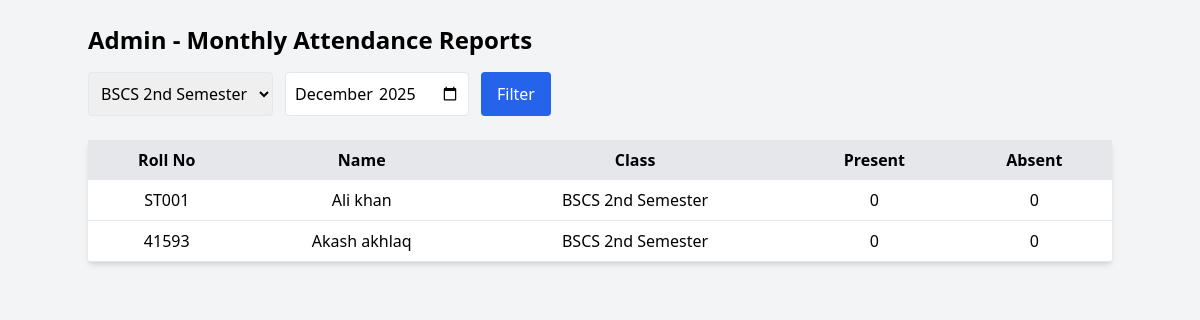
The app's page /attendance_system/Admin/monthly_reports.php?class_id=2 (signed in) with its own data.
### tables this page shows
CREATE TABLE `students` (
  `id` int(11) NOT NULL,
  `roll_no` varchar(50) DEFAULT NULL,
  `password` varchar(255) NOT NULL,
  `name` varchar(100) DEFAULT NULL,
  `class_id` int(11) DEFAULT NULL,
  `status` tinyint(4) DEFAULT 1,
  `reset_token` varchar(255) DEFAULT NULL,
  `token_expiry` datetime DEFAULT NULL
);

CREATE TABLE `classes` (
  `id` int(11) NOT NULL,
  `class_name` varchar(50) DEFAULT NULL
);

### attendance_system/Admin/monthly_reports.php (the view, shortened to what this page needs)
<?php
include "../db.php";
$month = $_GET['month'] ?? date('m');
$year  = $_GET['year'] ?? date('Y');
$class_id = $_GET['class_id'] ?? '';
$classes = mysqli_query($conn, "SELECT * FROM classes");
$students = [];
if($class_id){
    $students = mysqli_query($conn, "
        SELECT s.*, c.class_name
        FROM students s
        JOIN classes c ON s.class_id=c.id
        WHERE s.class_id='$class_id'
    ");
}
?>
<!DOCTYPE html>
<html lang="en">
<head>
<script src="https://cdn.tailwindcss.com"></script>
</head>
<body class="bg-gray-100 p-6">
<div class="container mx-auto">
<h1 class="text-2xl font-bold mb-4">Admin - Monthly Attendance Reports</h1>
<form method="GET" class="mb-6 flex gap-3">
    <select name="class_id" class="border p-2 rounded">
        <?php while($cls=mysqli_fetch_assoc($classes)){ ?>
            <option value="<?= $cls['id'] ?>" <?= ($class_id==$cls['id'])?'selected':''; ?>><?= $cls['class_name'] ?></option>
        <?php } ?>
    </select>
    <input type="month" name="month" value="<?= $year.'-'.str_pad($month,2,'0',STR_PAD_LEFT) ?>" class="border p-2 rounded">
    <button type="submit" class="bg-blue-600 text-white px-4 py-2 rounded">Filter</button>
</form>
<?php if($class_id && $students){ ?>
<table class="min-w-full bg-white rounded shadow-md">
    <thead class="bg-gray-200">
        <tr>
            <th class="px-4 py-2">Roll No</th>
            <th class="px-4 py-2">Name</th>
            <th class="px-4 py-2">Class</th>
            <th class="px-4 py-2">Present</th>
            <th class="px-4 py-2">Absent</th>
        </tr>
    </thead>
    <tbody>
        <?php while($st=mysqli_fetch_assoc($students)){
            $total_days = mysqli_num_rows(mysqli_query($conn, "SELECT DISTINCT date FROM attendance WHERE student_id='{$st['id']}' AND MONTH(date)='$month' AND YEAR(date)='$year'"));
            $present = mysqli_num_rows(mysqli_query($conn, "SELECT * FROM attendance WHERE student_id='{$st['id']}' AND status='present' AND MONTH(date)='$month' AND YEAR(date)='$year'"));
            $absent = $total_days - $present;
        ?>
        <tr class="text-center border-b">
            <td class="px-4 py-2"><?= $st['roll_no'] ?></td>
            <td class="px-4 py-2"><?= $st['name'] ?></td>
            <td class="px-4 py-2"><?= $st['class_name'] ?></td>
            <td class="px-4 py-2"><?= $present ?></td>
            <td class="px-4 py-2"><?= $absent ?></td>
        </tr>
        <?php } ?>
    </tbody>
</table>
<?php } ?>
</div>
</body>
</html>

### records on screen
students: roll_no "ST001", name "Ali khan", class.class_name "BSCS 2nd Semester", present "0", absent "0"
students: roll_no "41593", name "Akash akhlaq", class.class_name "BSCS 2nd Semester", present "0", absent "0"

### other values on screen
form field class_id "BSCS 2nd Semester"
